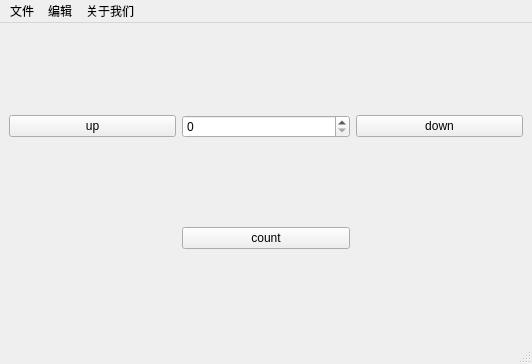
<?xml version="1.0" encoding="UTF-8"?>
<ui version="4.0">
 <class>MainWindow</class>
 <widget class="QMainWindow" name="MainWindow">
  <property name="geometry">
   <rect>
    <x>0</x>
    <y>0</y>
    <width>532</width>
    <height>364</height>
   </rect>
  </property>
  <property name="windowTitle">
   <string>小确幸</string>
  </property>
  <property name="windowIcon">
   <iconset resource="resource.qrc">
    <normaloff>:/logo/mainLogo</normaloff>:/logo/mainLogo</iconset>
  </property>
  <widget class="QWidget" name="centralwidget">
   <layout class="QGridLayout" name="gridLayout">
    <item row="0" column="0">
     <widget class="QPushButton" name="pushButton">
      <property name="text">
       <string>up</string>
      </property>
     </widget>
    </item>
    <item row="0" column="1">
     <widget class="QSpinBox" name="spinBox"/>
    </item>
    <item row="0" column="2">
     <widget class="QPushButton" name="pushButton_2">
      <property name="text">
       <string>down</string>
      </property>
     </widget>
    </item>
    <item row="1" column="1">
     <widget class="QPushButton" name="pushButton_3">
      <property name="text">
       <string>count</string>
      </property>
     </widget>
    </item>
   </layout>
  </widget>
  <widget class="QMenuBar" name="menubar">
   <property name="geometry">
    <rect>
     <x>0</x>
     <y>0</y>
     <width>532</width>
     <height>22</height>
    </rect>
   </property>
   <widget class="QMenu" name="menu">
    <property name="title">
     <string>文件</string>
    </property>
    <addaction name="actionopen_file"/>
    <addaction name="actionopen_fold"/>
    <addaction name="actionsave"/>
    <addaction name="actionexit"/>
   </widget>
   <widget class="QMenu" name="menu_2">
    <property name="title">
     <string>编辑</string>
    </property>
    <addaction name="actioncancel"/>
    <addaction name="actionrefresh"/>
   </widget>
   <widget class="QMenu" name="menu_3">
    <property name="title">
     <string>关于我们</string>
    </property>
   </widget>
   <addaction name="menu"/>
   <addaction name="menu_2"/>
   <addaction name="menu_3"/>
  </widget>
  <widget class="QStatusBar" name="statusbar"/>
  <action name="actionopen_file">
   <property name="text">
    <string>open file</string>
   </property>
  </action>
  <action name="actionopen_fold">
   <property name="text">
    <string>open fold</string>
   </property>
  </action>
  <action name="actionsave">
   <property name="text">
    <string>save</string>
   </property>
  </action>
  <action name="actioncancel">
   <property name="text">
    <string>cancel</string>
   </property>
  </action>
  <action name="actionrefresh">
   <property name="icon">
    <iconset resource="resource.qrc">
     <normaloff>:/icon/refresh</normaloff>:/icon/refresh</iconset>
   </property>
   <property name="text">
    <string>刷新</string>
   </property>
  </action>
  <action name="actionexit">
   <property name="text">
    <string>exit</string>
   </property>
  </action>
 </widget>
 <resources>
  <include location="resource.qrc"/>
 </resources>
 <connections>
  <connection>
   <sender>pushButton</sender>
   <signal>clicked()</signal>
   <receiver>spinBox</receiver>
   <slot>stepUp()</slot>
   <hints>
    <hint type="sourcelabel">
     <x>185</x>
     <y>242</y>
    </hint>
    <hint type="destinationlabel">
     <x>260</x>
     <y>244</y>
    </hint>
   </hints>
  </connection>
  <connection>
   <sender>pushButton_2</sender>
   <signal>clicked()</signal>
   <receiver>spinBox</receiver>
   <slot>stepDown()</slot>
   <hints>
    <hint type="sourcelabel">
     <x>363</x>
     <y>245</y>
    </hint>
    <hint type="destinationlabel">
     <x>267</x>
     <y>247</y>
    </hint>
   </hints>
  </connection>
 </connections>
</ui>
